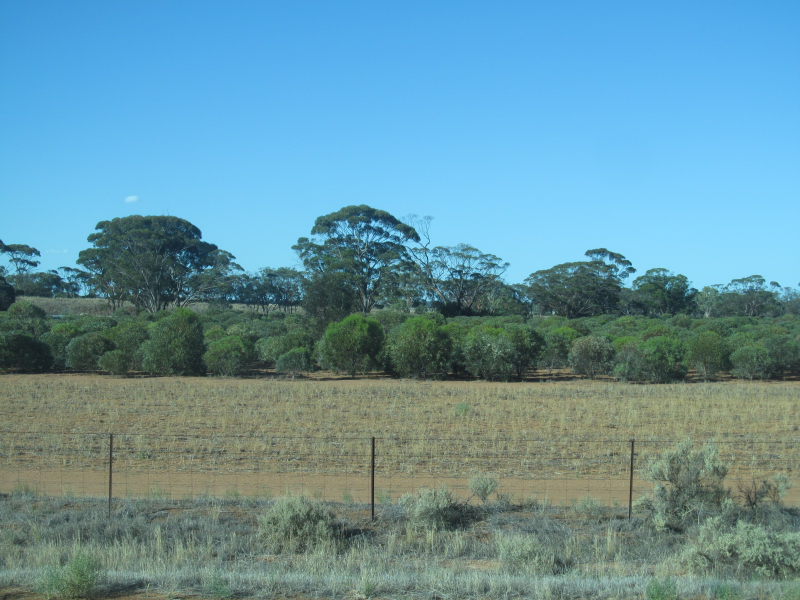
#> input picture shorts/s19-emu-war/images/s19_06_wheatbelt_merredin.jpg, 1600 x 1200 px (shown at 1/2 size)
$ python prep_assets.py
#> lines starting #> are read from the running program, lines starting #| are printed output that depends on the picture
#> further down, im is the input picture: PIL image 1600x1200 RGB; mean R, G, B 102.1, 147.7, 161
#!/usr/bin/env python3
"""s19 asset prep: vertical 9:16 underlays from images/ → render/assets/.

  modern WA stills  → <id>.jpg        1188×2112 crop (10 % headroom for drift/parallax)
  period 1932 stills → <id>_bg.jpg     blurred, toned 9:16 fill (the print sits on top)
                     → <id>_print.jpg  2× Lanczos upscale, warm monochrome (framed archival print)
  grain.png         → film-grain tile (animated offset in scenes.js)

Run from the episode dir:  python3 render/tools/prep_assets.py
"""
import os
import random
from PIL import Image, ImageFilter, ImageOps, ImageEnhance

EP = os.path.abspath(os.path.join(os.path.dirname(__file__), '..', '..'))
SRC = os.path.join(EP, 'images')
OUT = os.path.join(EP, 'render', 'assets')
os.makedirs(OUT, exist_ok=True)
VW, VH = 1188, 2112

# id: (file, centre-x frac, centre-y frac, crop-height frac of source)
MODERN = {
    'wheatbelt': ('s19_06_wheatbelt_merredin.jpg', 0.50, 0.50, 1.00),
    'aerial': ('s19_07_merredin_aerial.jpg', 0.52, 0.50, 1.00),
    'run': ('s19_08_emu_running_monkey_mia_wa.jpg', 0.551, 0.524, 0.26),
    'stokes': ('s19_09_emus_stokes_np_wa.jpg', 0.50, 0.50, 1.00),
    'cape': ('s19_10_emu_cape_range_wa.jpg', 0.585, 0.56, 0.78),
    'bibb': ('s19_11_emu_bibbulmun_wa.jpg', 0.50, 0.50, 1.00),
    'mob': ('s19_12_emu_mob.jpg', 0.40, 0.50, 1.00),
}
PERIOD = {
    'resting': 's19_01_soldiers_resting_emu_war.jpg',
    'lewis': 's19_02_lewis_gun_emu_war.jpg',
    'gunners': 's19_03_mcmurray_ohalloran_lewis.jpg',
    'drink': 's19_04_emus_coming_to_drink.jpg',
    'fallow': 's19_05_fallow_caused_by_emus.jpg',
}


def crop916(im, cx, cy, hf):
#> called with cx = 0.5, cy = 0.5, hf = 1
    w, h = im.size
#> w = 1600; h = 1200
    ch = h * hf
#> ch = 1200
    cw = ch * 9 / 16
#> cw = 675
    if cw > w:
        cw = w
        ch = cw * 16 / 9
    x0 = min(max(cx * w - cw / 2, 0), w - cw)
#> x0 = 462.5
    y0 = min(max(cy * h - ch / 2, 0), h - ch)
#> y0 = 0
    return im.crop((int(x0), int(y0), int(x0 + cw), int(y0 + ch)))
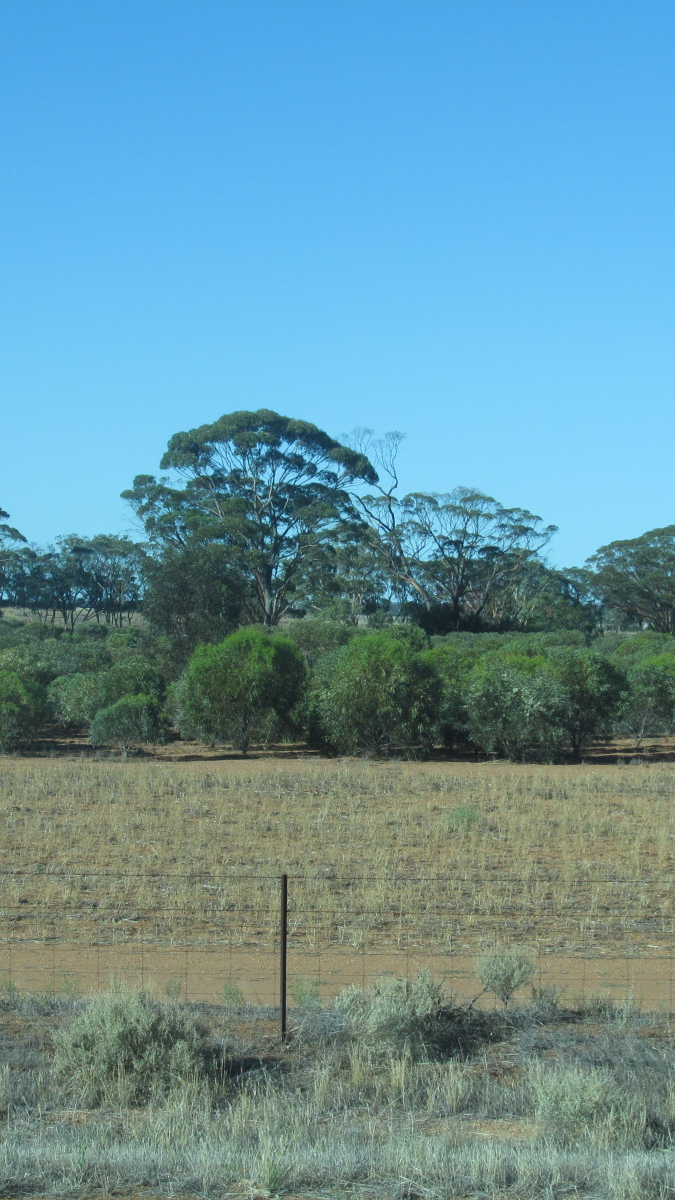
#> returned value: PIL image 675x1200 RGB; mean R, G, B 103.3, 148.4, 161.5


def tone(im, warm=(28, 20, 10)):
    g = ImageOps.grayscale(im)
    g = ImageOps.autocontrast(g, cutoff=1)
    return ImageOps.colorize(g, black=warm, white=(246, 236, 214), mid=(138, 118, 92))


for k, (f, cx, cy, hf) in MODERN.items():
    im = Image.open(os.path.join(SRC, f)).convert('RGB')
    c = crop916(im, cx, cy, hf).resize((VW, VH), Image.LANCZOS)
    c.save(os.path.join(OUT, k + '.jpg'), quality=88)
    print(k, im.size, '→', c.size)
#| wheatbelt (1600, 1200) → (1188, 2112)
#> (the run stopped early here; a loop or call above may not have finished)
